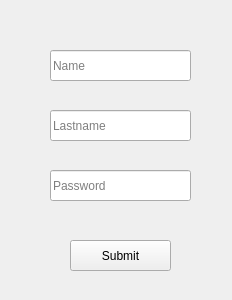
<?xml version="1.0" encoding="UTF-8"?>
<ui version="4.0">
 <class>Entry</class>
 <widget class="QWidget" name="Entry">
  <property name="geometry">
   <rect>
    <x>0</x>
    <y>0</y>
    <width>232</width>
    <height>300</height>
   </rect>
  </property>
  <property name="minimumSize">
   <size>
    <width>232</width>
    <height>300</height>
   </size>
  </property>
  <property name="maximumSize">
   <size>
    <width>232</width>
    <height>300</height>
   </size>
  </property>
  <property name="windowTitle">
   <string>EntryPoint</string>
  </property>
  <widget class="QPushButton" name="submit">
   <property name="geometry">
    <rect>
     <x>70</x>
     <y>240</y>
     <width>101</width>
     <height>31</height>
    </rect>
   </property>
   <property name="text">
    <string>Submit</string>
   </property>
  </widget>
  <widget class="QLineEdit" name="name">
   <property name="geometry">
    <rect>
     <x>50</x>
     <y>50</y>
     <width>141</width>
     <height>31</height>
    </rect>
   </property>
   <property name="text">
    <string/>
   </property>
   <property name="placeholderText">
    <string>Name</string>
   </property>
  </widget>
  <widget class="QLineEdit" name="lastname">
   <property name="geometry">
    <rect>
     <x>50</x>
     <y>110</y>
     <width>141</width>
     <height>31</height>
    </rect>
   </property>
   <property name="placeholderText">
    <string>Lastname</string>
   </property>
  </widget>
  <widget class="QLineEdit" name="password">
   <property name="geometry">
    <rect>
     <x>50</x>
     <y>170</y>
     <width>141</width>
     <height>31</height>
    </rect>
   </property>
   <property name="text">
    <string/>
   </property>
   <property name="placeholderText">
    <string>Password</string>
   </property>
  </widget>
 </widget>
 <tabstops>
  <tabstop>name</tabstop>
  <tabstop>lastname</tabstop>
  <tabstop>password</tabstop>
  <tabstop>submit</tabstop>
 </tabstops>
 <resources/>
 <connections/>
</ui>
